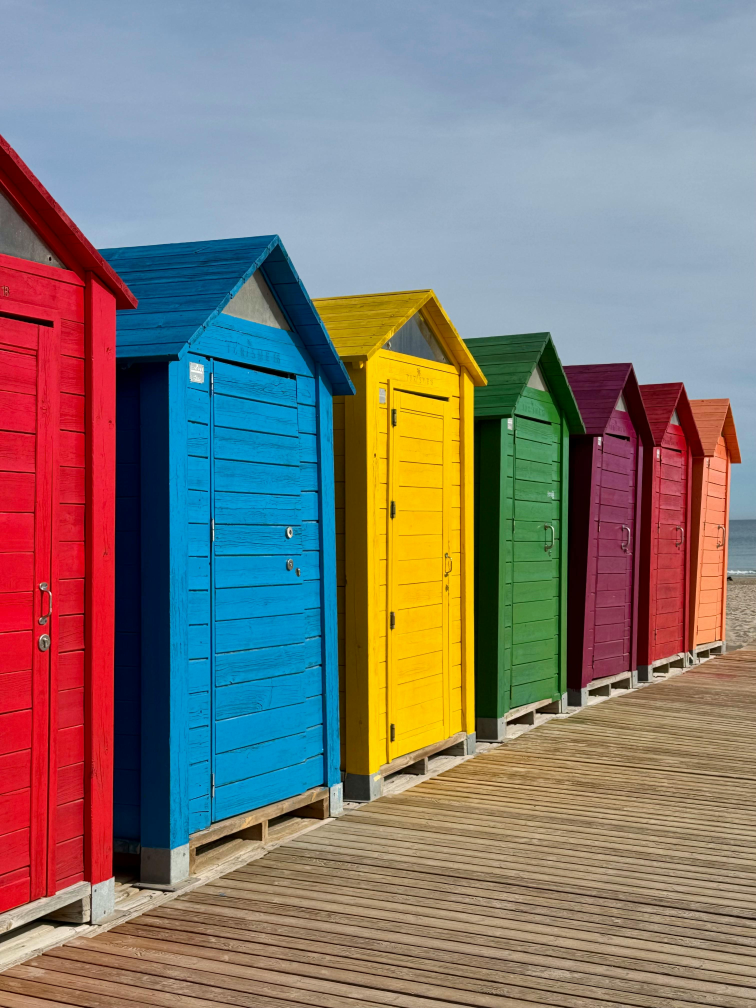
#> input picture greent.jpg, 3024 x 4032 px, found by its file name (shown at 1/4 size)
$ python greenidentification.py
#> lines starting #> are read from the running program, lines starting #| are printed output that depends on the picture; after the words box and inside, x2 and y2 are one past the last pixel; in counts of white or black regions, pixels touching at a corner belong together
import cv2
import numpy as np

# Green shades dictionary with RGB values
COLOR_SHADES = {
    "Bright Green": (1, 255, 7),
    "Kelly Green": (2, 171, 46),
    "Lime Green": (137, 254, 5),
    "Forest Green": (6, 71, 12),
    "Shamrock Green": (2, 193, 77),
    "Emerald Green": (2, 143, 30),
    "Olive Green": (103, 122, 4),
    "Jungle Green": (4, 130, 67),
    "Moss Green": (138, 154, 91),
    "Neon Green": (57, 255, 20),
    "Dark Green": (0, 100, 0),
    "Sea Green": (46, 139, 87),
    "Spring Green": (0, 255, 127),
    "Mint Green": (152, 255, 152),
    "Hunter Green": (53, 94, 59),
    "Teal Green": (0, 128, 128),
    "Fern Green": (79, 121, 66),
    "Army Green": (75, 83, 32),
    "Chartreuse": (127, 255, 0),
    "Pine Green": (1, 121, 111)
}

# Convert RGB to HEX
def rgb_to_hex(rgb):
    return '#{:02x}{:02x}{:02x}'.format(*rgb)

# [49 lines left out: functions closest_color_name, display_shade_info, not called in this run]

def detect_green(image_path):
#> called with image_path = 'images/greent.jpg'
    image = cv2.imread(image_path)
#> image is the input picture: shape (4032, 3024, 3); mean B, G, R 116.3, 121.4, 129.5
    if image is None:
        print("Error: Image not found or unable to load.")
        return None, None, None

    image_resized = cv2.resize(image, (500, 500))
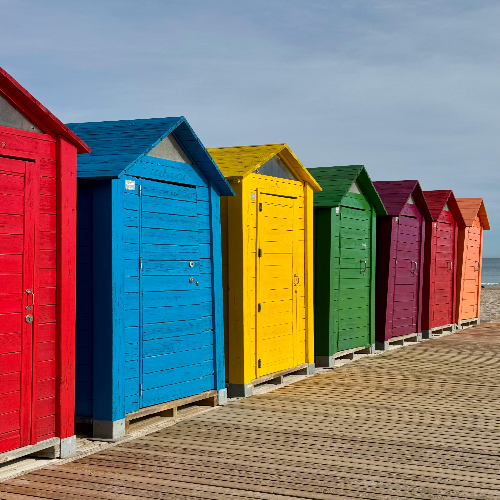
#> image_resized: shape (500, 500, 3); mean B, G, R 116.2, 121.3, 129.4
    original_image = image_resized.copy()

    # Convert to HSV for green detection
    hsv = cv2.cvtColor(image_resized, cv2.COLOR_BGR2HSV)
#> hsv: shape (500, 500, 3); mean H, S, V 77.9, 145.7, 168.7

    # Define a broader HSV range for green shades
    lower_green = np.array([35, 40, 40])
    upper_green = np.array([90, 255, 255])

    mask = cv2.inRange(hsv, lower_green, upper_green)
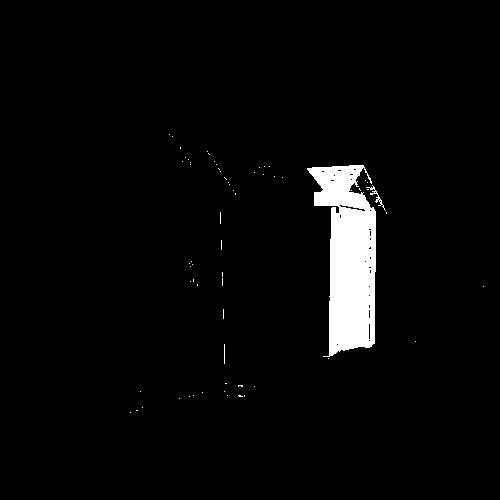
#> mask: shape (500, 500); 3.4% white; 65 white regions (62 under 20 px), largest, box (x1, y1, x2, y2) and area: (307, 165, 376, 357) 8249, (366, 185, 386, 211) 77, (224, 344, 225, 364) 20

    # Morphological operations to reduce noise
    kernel = np.ones((5, 5), np.uint8)
    mask = cv2.morphologyEx(mask, cv2.MORPH_OPEN, kernel)
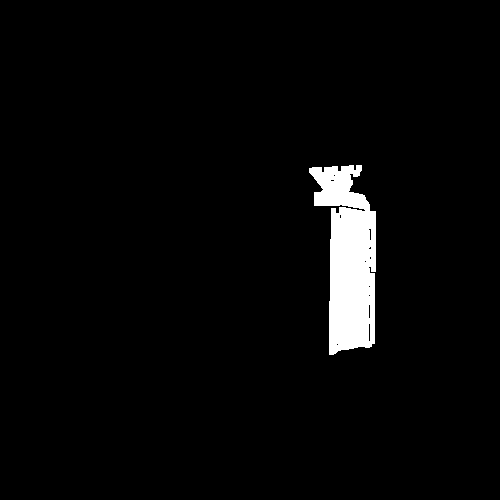
#> mask: shape (500, 500); 3.2% white; 1 white region, box (x1, y1, x2, y2) and area: (309, 165, 376, 355) 8086
    mask = cv2.morphologyEx(mask, cv2.MORPH_CLOSE, kernel)
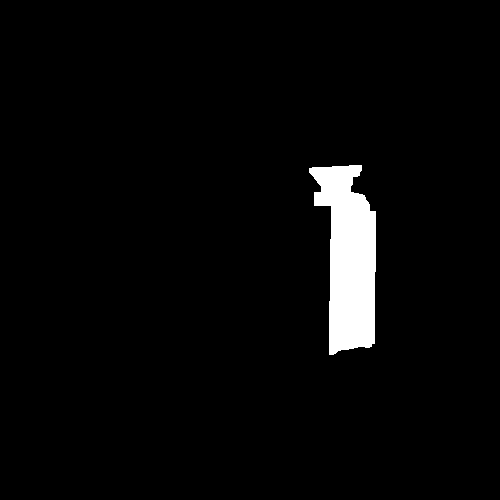
#> mask: shape (500, 500); 3.3% white; 1 white region, box (x1, y1, x2, y2) and area: (309, 165, 376, 355) 8279

    # Find edges and contours
    edges = cv2.Canny(mask, 50, 150)
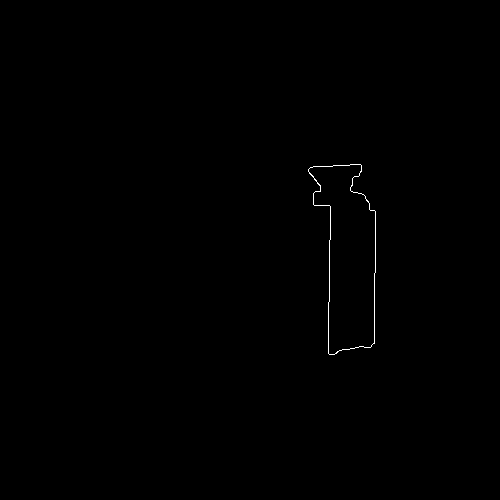
#> edges: shape (500, 500); 0.21% white in thin lines or dots, all inside (x1, y1, x2, y2) = (308, 164, 376, 355)
    contours, _ = cv2.findContours(edges, cv2.RETR_EXTERNAL, cv2.CHAIN_APPROX_SIMPLE)
#> contours = 1 contour; box (x1, y1, x2, y2) and area: (308, 164, 376, 355) 8298

    # Filter out small contours
    min_contour_area = 100
    contours = [cnt for cnt in contours if cv2.contourArea(cnt) > min_contour_area]

    output_image = image_resized.copy()
    cv2.drawContours(output_image, contours, -1, (0, 0, 0), 2)  # Black border
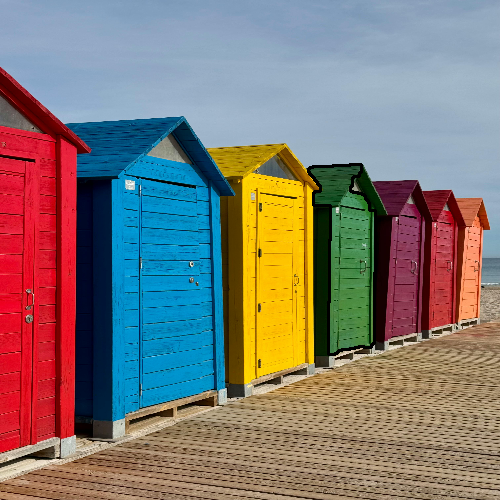
#> output_image: shape (500, 500, 3); 0.64% of pixels changed, all inside (x1, y1, x2, y2) = (307, 163, 377, 356)

    return output_image, contours, original_image

if __name__ == "__main__":
    output_image, contours, original_image = detect_green("images/greent.jpg")
    if output_image is None:
        exit()

    cv2.imshow("Detected Green Colors", output_image)
    cv2.setMouseCallback("Detected Green Colors", display_shade_info, param=(contours, output_image, original_image))

    cv2.waitKey(0)
    cv2.destroyAllWindows()

$ run again, with TEST.jpg copied over greent.jpg
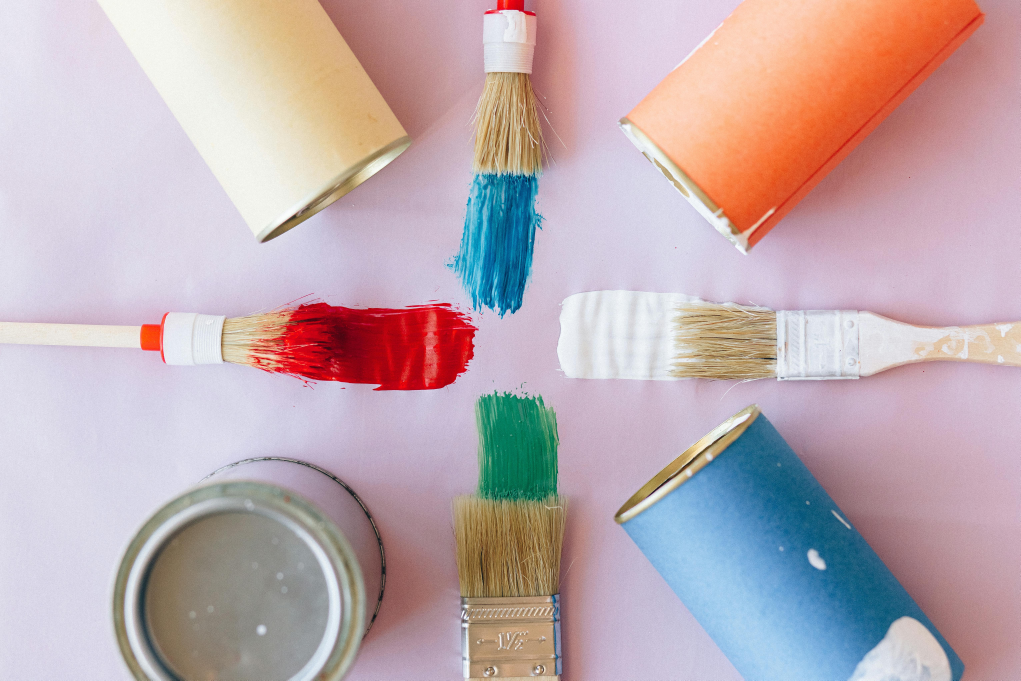
#> input picture TEST.jpg, 6121 x 4081 px, found by its file name (shown at 1/6 size)
#> in detect_green, image is the input picture: shape (4081, 6121, 3); mean B, G, R 177.1, 172.4, 191.1
#> hsv: shape (500, 500, 3); mean H, S, V 102, 60.7, 203.9
#> in detect_green, `mask = cv2.inRange(hsv, lower_green, upper_green)`:
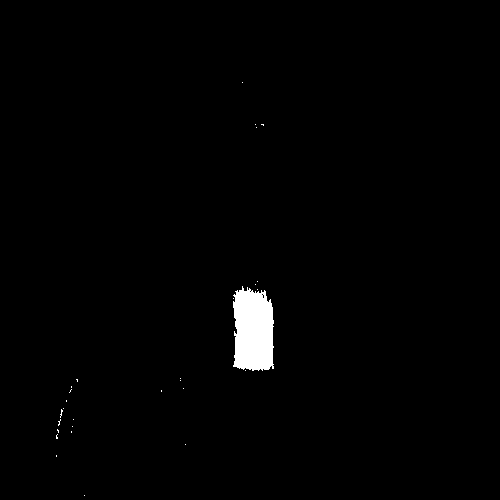
#> mask: shape (500, 500); 1.2% white; 29 white regions (28 under 20 px), largest, box (x1, y1, x2, y2) and area: (233, 286, 274, 371) 2946
#> edges: shape (500, 500); 0.09% white in thin lines or dots, all inside (x1, y1, x2, y2) = (232, 289, 273, 370)
#> in detect_green, `contours, _ = cv2.findContours(edges, cv2.RETR_EXTERNAL, cv2.CHAIN_APP..`: contours = 1 contour; box (x1, y1, x2, y2) and area: (232, 289, 273, 370) 2839
#> in detect_green, `cv2.drawContours(output_image, contours, -1, (0, 0, 0), 2)`:
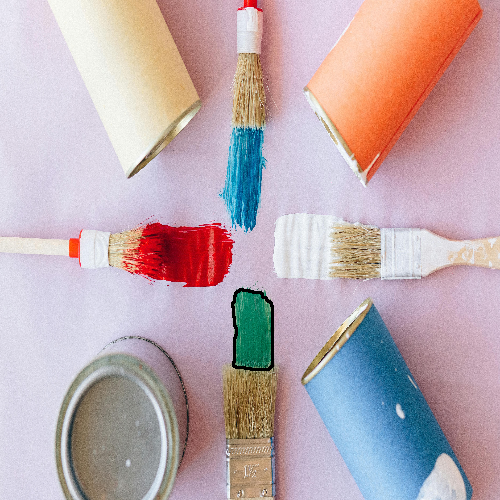
#> output_image: shape (500, 500, 3); mean B, G, R 176.6, 171.8, 190.6
